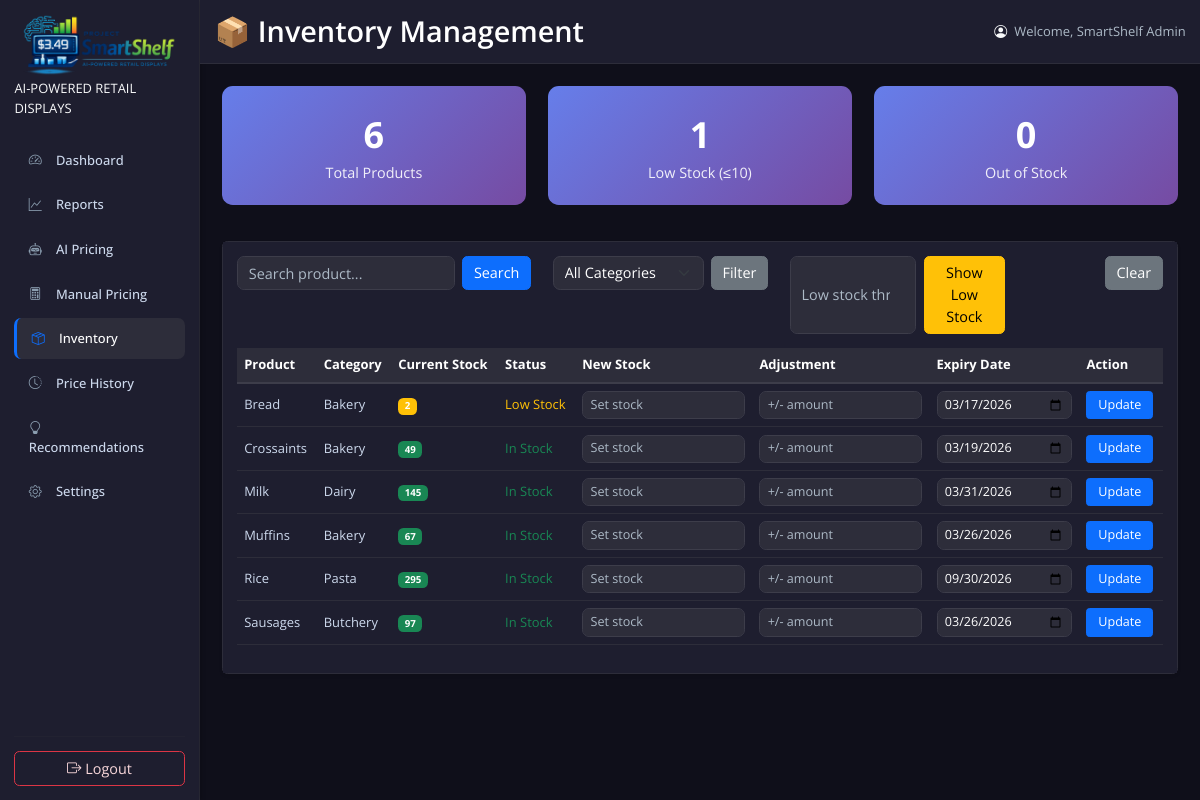
Before: /ProjectSmartShelf/inventory-management/ (signed in) with the older database file.
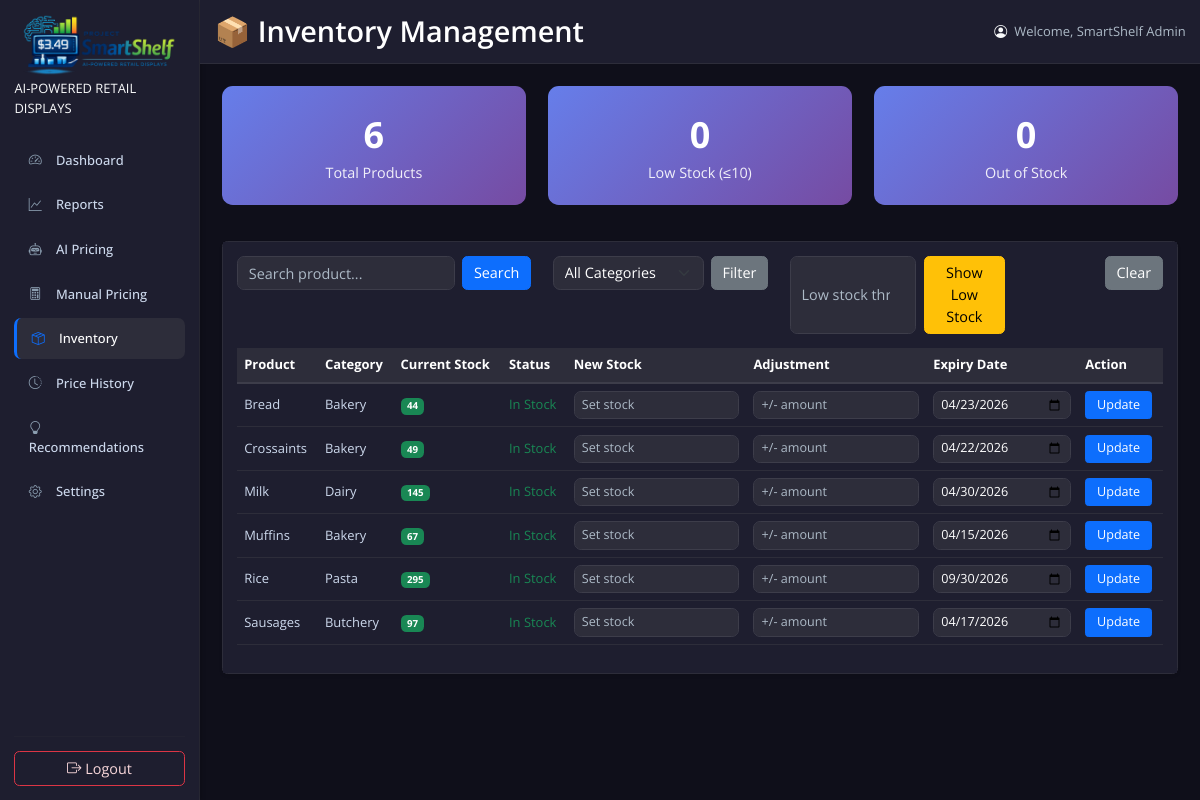
After: the same page with the newer database file.
### checkout/models.py (models this page shows, shortened)
class Product(models.Model):
    name = models.CharField(max_length=200)
    category = models.CharField(max_length=100)
    price = models.DecimalField(max_digits=10, decimal_places=2)
    expiry_date=models.DateField(null=True, blank=True)
    inventory_level = models.IntegerField(default=0, help_text='Current stock count')
    lcd_id = models.IntegerField(default=1, help_text="1, 2, or 3 for the shelf display")
    class Meta:
        ordering = ['name']

### ProjectSmartShelf/views.py (the view, shortened to what this page needs)
# urls.py: path("inventory-management/", views.inventory_management_view, name="inventory_management"),
@staff_member_required(login_url='staff_login')
def inventory_management_view(request):
    products = Product.objects.all().order_by('name')
    search_query = request.GET.get('search', '')
    category_filter = request.GET.get('category', '')
    low_stock_filter = request.GET.get('low_stock', '')
    if search_query:
        products = products.filter(name__icontains=search_query)
    if category_filter:
        products = products.filter(category=category_filter)
    if low_stock_filter:
        try:
            threshold = int(low_stock_filter)
            products = products.filter(inventory_level__lte=threshold)
        except ValueError:
            pass  # Ignore invalid threshold
    categories = Product.objects.values_list('category', flat=True).distinct().order_by('category')
    total_products = Product.objects.count()
    low_stock_products = Product.objects.filter(inventory_level__lte=10).count()
    out_of_stock_products = Product.objects.filter(inventory_level=0).count()
    context = {
        'products': products,
        'search_query': search_query,
        'category_filter': category_filter,
        'low_stock_filter': low_stock_filter,
        'categories': categories,
        'total_products': total_products,
        'low_stock_products': low_stock_products,
        'out_of_stock_products': out_of_stock_products,
    }
    return render(request, 'inventory_management.html', context)

### ProjectSmartShelf/context_processors.py (called while the page is built)
def simulated_date(request):
    return {
        'simulated_date': getattr(request, 'simulated_date', None)
    }

### ProjectSmartShelf/templates/inventory_management.html (shortened to what the changed rows need)
{% extends "base.html" %}
{% load static %}
{% block page_title %}📦 Inventory Management{% endblock %}
{% block content %}
<div class="row mb-4">
    <div class="col-md-4">
        <div class="stat-card">
            <span class="stat-number">{{ low_stock_products }}</span>
            <span class="stat-label">Low Stock (≤10)</span>
        </div>
    </div>
</div>
<div class="card shadow-sm">
    <div class="card-body">
        <div class="table-responsive">
            <table class="table table-hover align-middle">
                <thead>
                    <tr>
                        <th>Product</th>
                        <th>Category</th>
                        <th>Current Stock</th>
                        <th>Status</th>
                        <th>New Stock</th>
                        <th>Adjustment</th>
                        <th>Expiry Date</th>
                        <th>Action</th>
                    </tr>
                </thead>
                <tbody>
                    {% for product in products %}
                    <tr class="{% if product.inventory_level == 0 %}out-of-stock{% elif product.inventory_level <= 10 %}low-stock{% endif %}">
                        <td>{{ product.name }}</td>
                        <td>{{ product.category }}</td>
                        <td>
                            <span class="badge {% if product.inventory_level == 0 %}bg-danger{% elif product.inventory_level <= 10 %}bg-warning{% else %}bg-success{% endif %}">
                                {{ product.inventory_level }}
                            </span>
                        </td>
                        <td>
                            {% if product.inventory_level == 0 %}
                                <span class="text-danger">Out of Stock</span>
                            {% elif product.inventory_level <= 10 %}
                                <span class="text-warning">Low Stock</span>
                            {% else %}
                                <span class="text-success">In Stock</span>
                            {% endif %}
                        </td>
                        <form method="post">
                            <td><input type="number" min="0" name="new_inventory" class="form-control form-control-sm" placeholder="Set stock"></td>
                            <td><input type="number" name="adjustment" class="form-control form-control-sm" placeholder="+/- amount"></td>
                            <td><input type="date" name="expiry_date" class="form-control form-control-sm" value="{% if product.expiry_date %}{{ product.expiry_date|date:'Y-m-d' }}{% endif %}"></td>
                            <td><button type="submit" class="btn btn-primary btn-sm">Update</button></td>
                        </form>
                    </tr>
                    {% endfor %}
                </tbody>
            </table>
        </div>
    </div>
</div>
{% endblock %}

Changed rows visible on the page:
changed Product "Bread": inventory_level "2" → "44"; expiry_date "03/17/2026" → "04/23/2026"; inventory_level "Low Stock" → "In Stock"
changed Product "Crossaints": expiry_date "03/19/2026" → "04/22/2026"
changed Product "Milk": expiry_date "03/31/2026" → "04/30/2026"
changed Product "Muffins": expiry_date "03/26/2026" → "04/15/2026"
changed Product "Sausages": expiry_date "03/26/2026" → "04/17/2026"
Other visible differences:
{{ low_stock_products }}: "1" → "0"
